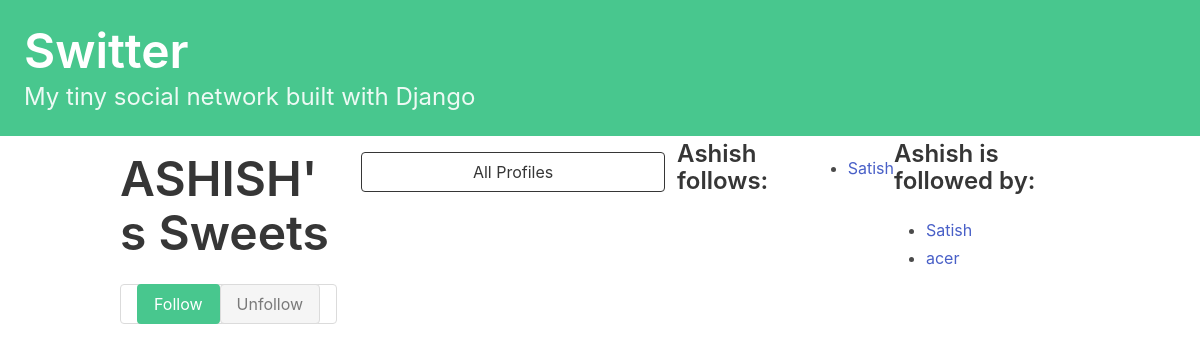
Page /profile/9 on the committed database.
### switter/models.py (models this page shows)
class Profile(models.Model):
    user = models.OneToOneField(User, on_delete=CASCADE)
    follows = models.ManyToManyField(
        "self",
        related_name="followed_by",
        blank=True,
        symmetrical=False
    )
    def __str__(self):
        return str(self.user)

### switter/views.py (the view, shortened to what this page needs)
# urls.py: path("profile/<int:pk>",views.profile,name="profile")
def profile(request, pk):
    profile = Profile.objects.get(pk=pk)
    return render(request, "switter/profile.html", {
        "profile": profile,
    })

### switter/templates/switter/profile.html (shortened to what this page needs)
{% extends 'base.html' %}
{% block content %}
<div class="column">
    <div class="block">
        <h1 class="title is-1">
            {{ profile.user.username|upper }}'s Sweets
        </h1>
    </div>
    <form method="post">
        <div class="button has-addons">
            {% if profile in user.profile.follows.all %}
            <button class="button is-success is-static ">Follow</button>
            <button class="button is-danger" name="unfollow" value="unfollow">Unfollow</button>
            {% else %}
            <button class="button is-success" name="follow" value="follow">Follow</button>
            <button class="button is-danger is-static ">Unfollow</button>
            {% endif %}
        </div>
    </form>
</div>
<div class="column is-one-third">
    <div class="block">
        <a href="{% url 'profile_list' %}">
            <button class="button is-dark is-outlined is-fullwidth">
                All Profiles
            </button>
        </a>
    </div>
</div>
<div class="block">
    <h3 class="title is-4">
        {{ profile.user.username }} follows:
    </h3>
</div>
<div class="content">
    <ul>
        {% for following in profile.follows.all %}
        <li>
            <a href="{% url 'profile' following.id %}">
                {{ following }}
            </a>
        </li>
        {% endfor %}
    </ul>
</div>
<div class="block">
    <h3 class="title is-4">
        {{ profile.user.username }} is followed by:
    </h3>
    <div class="content">
        <ul>
            {% for follower in profile.followed_by.all %}
            <li>
                <a href="{% url 'profile' follower.id %}">
                    {{ follower }}
                </a>
            </li>
            {% endfor %}
        </ul>
    </div>
</div>
{% endblock content %}

### rows in the picture
Profile: user.username "ASHISH", user.username "Ashish"
Profile: user.username "Satish"
Profile: user.username "acer"
